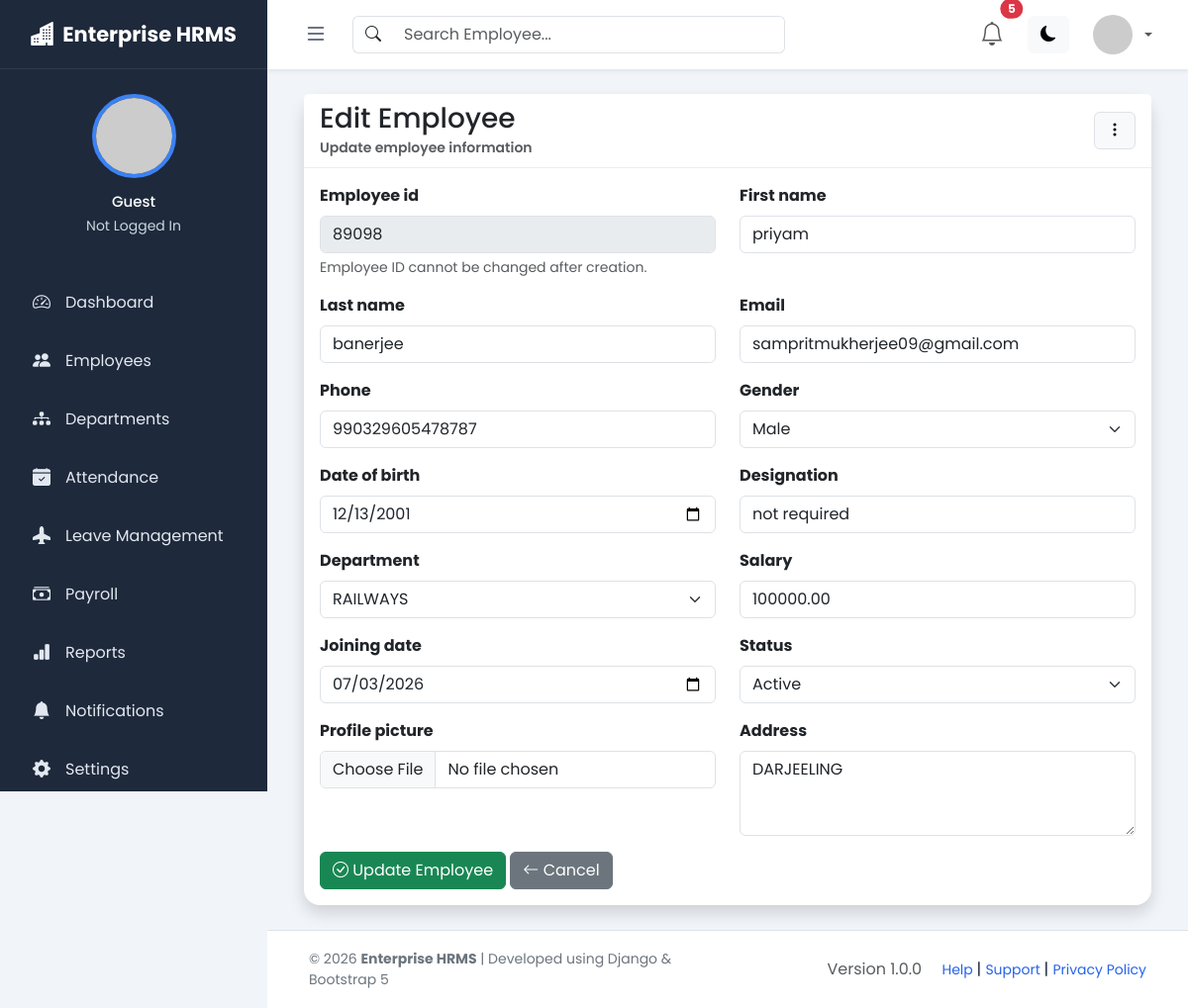
/employees/2/edit/, run on the app's committed database.
### employees/models.py (models this page shows, shortened)
class Employee(models.Model):
    GENDER_CHOICES = (
        ("Male", "Male"),
        ("Female", "Female"),
        ("Other", "Other"),
    )
    employee_id = models.CharField(
        max_length=10,
        unique=True
    )
    first_name = models.CharField(
        max_length=100
    )
    last_name = models.CharField(
        max_length=100
    )
    email = models.EmailField(
        unique=True
    )
    phone = models.CharField(
        max_length=15,
        validators=[
            RegexValidator(
                regex=r"^\d+$",
                message="Phone number must contain only numerical digits."
            )
        ]
    )
    gender = models.CharField(
        max_length=10,
        choices=GENDER_CHOICES
    )
    date_of_birth = models.DateField()
    designation = models.CharField(
        max_length=100
    )
    department = models.ForeignKey(
        Department,
        on_delete=models.PROTECT,
        related_name="employees"
    )
    salary = models.DecimalField(
        max_digits=10,
        decimal_places=2
    )
    joining_date = models.DateField()
    is_active = models.BooleanField(
        default=True
    )
    profile_picture = models.ImageField(
        upload_to="employees/",
        blank=True,
        null=True
    )
    address = models.TextField()
    created_at = models.DateTimeField(
        auto_now_add=True
    )
    updated_at = models.DateTimeField(
        auto_now=True
    )
    class Meta:
        ordering = ["employee_id"]

### employees/views.py (the view)
def edit_employee(request, pk):
    employee = get_object_or_404(
        Employee,
        pk=pk
    )
    if request.method == "POST":
        form = EmployeeForm(
            request.POST,
            request.FILES,
            instance=employee
        )
        if form.is_valid():
            form.save()
            messages.success(
                request,
                "Employee updated successfully."
            )
            return redirect(
                "employee_list"
            )
    else:
        form = EmployeeForm(
            instance=employee
        )
    return render(
        request,
        "employees/edit_employee.html",
        {
            "form": form,
            "employee": employee
        }
    )

### departments/models.py (called while the page is built)
    def __str__(self):
        return self.name

### templates/employees/edit_employee.html (shortened to what this page needs)
{% extends 'layouts/base.html' %}
{% block content %}
<div class="container-fluid">
    <div class="card shadow rounded-4">
        <div class="card-header d-flex justify-content-between align-items-center">
            <div>
                <h3 class="mb-0">
                    Edit Employee
                </h3>
                <small class="text-muted">
                    Update employee information
                </small>
            </div>
            <div class="dropdown">
                <button
                    class="btn btn-light border"
                    type="button"
                    data-bs-toggle="dropdown"
                    aria-expanded="false"
                    title="More options"
                >
                    <i class="bi bi-three-dots-vertical"></i>
                </button>
            </div>
        </div>
        <div class="card-body">
            <form
                method="POST"
                enctype="multipart/form-data"
                id="employeeForm"
            >
                <div class="row">
                    {% for field in form %}
                    <div class="col-md-6 mb-3">
                        <label
                            for="{{ field.id_for_label }}"
                            class="form-label fw-bold"
                        >
                            {{ field.label }}
                        </label>
                        {{ field }}
                        {% if field.help_text %}
                        <small class="form-text text-muted d-block mt-1">
                            {{ field.help_text }}
                        </small>
                        {% endif %}
                    </div>
                    {% endfor %}
                </div>
                <button
                    type="submit"
                    class="btn btn-success"
                >
                    <i class="bi bi-check-circle"></i>
                    Update Employee
                </button>
                <a
                    href="{% url 'employee_list' %}"
                    class="btn btn-secondary"
                >
                    <i class="bi bi-arrow-left"></i>
                    Cancel
                </a>
            </form>
        </div>
    </div>
</div>
{% endblock %}

### static/css/style.css (style rules this page uses)
* { margin: 0; padding: 0; box-sizing: border-box; }
html, body { width: 100%; min-height: 100%; }
body { font-family: 'Poppins', sans-serif; background: #f1f5f9; color: #1e293b; overflow-x: hidden; }

### static/css/dashboard.css (style rules this page uses)
.card { border:none; border-radius:18px; }
.card-header { background:white; border-bottom:1px solid #eee; font-weight:600; }

### data on the page
Employee: form "89098" "priyam" "banerjee" "sampritmukherjee09@gmail.com" "990329605478787" "Male" "12/13/2001" "not required" "RAILWAYS" "100000.00" "07/03/2026" "DARJEELING"

### other printed values
{{ field.label }} "Employee id" "First name" "Last name" "Email" "Phone" "Gender" "Date of birth" "Designation" "Department" "Salary" "Joining date" "Status" "Profile picture" "Address"
{{ field.help_text }} "Employee ID cannot be changed after creation."
